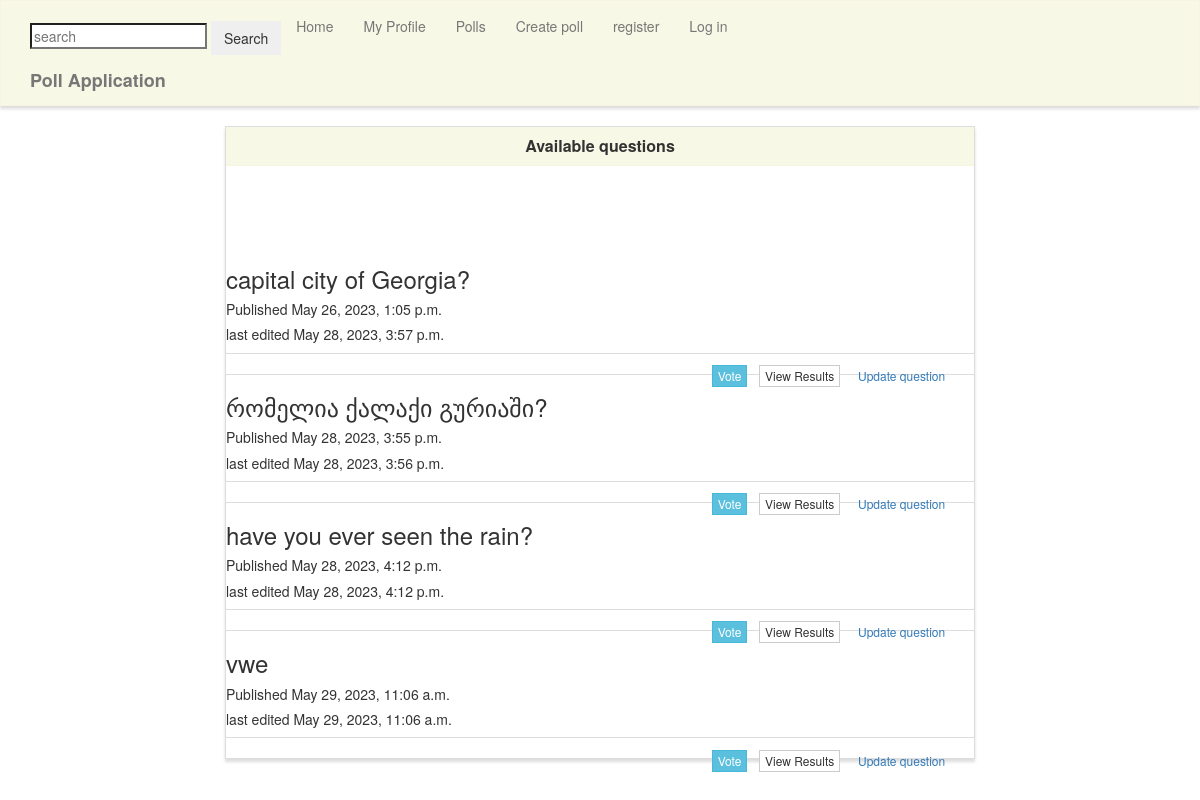
Screenshot of /questions/ with the database file from the repository.
### poll/models.py (models this page shows, shortened)
class Poll(models.Model):
    question = models.TextField()
    option_one = models.CharField(max_length=50)
    option_two = models.CharField(max_length=50)
    option_three = models.CharField(max_length=50, blank=True)
    option_one_count = models.IntegerField(default=0)
    option_two_count = models.IntegerField(default=0)
    option_three_count = models.IntegerField(default=0)
    owner = models.IntegerField('Poll owner',blank=False, default=2)
    pub_date = models.DateTimeField(auto_now_add= True)
    last_edited= models.DateTimeField(auto_now= True)

### poll/views.py (the view)
# urls.py: path('questions/', poll_views.questions, name='questions'),
def questions(request):
    polls = Poll.objects.all()
    context = {
        'polls' : polls
    }
    return render(request, 'poll/questions.html', context)

### poll/templates/poll/questions.html (shortened to what this page needs)
{% extends "poll/base.html" %}
{% block main %}
<div class="row">
    <div class="col-lg-8 col-lg-offset-2">
        <div class="panel panel-default">
            <div class="panel-heading">
                <center><h3 class="panel-title">Available questions </h3></center>
            </div>
            <br>
            <br>
            <br>
            <br>
            <ul class="list-group">
                {% for poll in polls %}
                <h3>{{ poll.question }}</h3>
                <h5>Published {{ poll.pub_date }}</h5>
                <h5>last edited {{ poll.last_edited }}</h5>
                <li class="list-group-item">
                    <span class="pull-right">
                      <a href="{% url 'vote' poll.id %}" class="btn btn-info btn-xs">Vote</a> &nbsp;
                      <a href="{% url 'results' poll.id %}" class="btn btn-default btn-xs">View Results</a> &nbsp;
                      <a href="{% url 'update-question' poll.id %}" class="btn btn-outline-secondary btn-xs">Update question</a> &nbsp;
                    </span>
                </li>
                {% endfor %}
            </ul>
        </div>
    </div>
</div>
{% endblock %}

### poll/templates/poll/base.html (shortened to what this page needs)
{% load static %}
<!DOCTYPE html>
<html lang="en">
	<head>
		<link rel="stylesheet" href="https://maxcdn.bootstrapcdn.com/bootstrap/3.3.7/css/bootstrap.min.css">
		<link rel="stylesheet" type="text/css" href="{% static 'style.css' %}" />
	</head>
	<body>
		<nav class="navbar navbar-default" role="navigation">
			<div class="container">
				<div class="navbar-header">
					<br>
						<form class="d-flex"method=POST action="{% url 'search' %}">
		<input type="search" placeholder="search" name="searched">
		<button class="btn btn-outline-secondary"type="submit">Search</button>
	</form>
					<a class="navbar-brand" href="{% url 'home' %}">Poll Application</a>
				</div>
				<div class="collapse navbar-collapse navbar-ex1-collapse">
					<ul class="nav navbar-nav">
						<li><a href="{% url 'home' %}">Home</a></li>
								<li><a href="{% url 'profile' %}">My Profile</a></li>
						<li><a href="{% url 'questions' %}">Polls</a></li>
						<li><a href="{% url 'create' %}">Create poll</a></li>
						{% if user.is_authenticated %}
						<li><a href="{% url 'logout' %}">Log out</a></li>
						{% else %}
							<li><a href="{% url 'register_user' %}">register</a></li>
							<li><a href="{% url 'login' %}">Log in</a></li>
						{% endif %}
					</ul>
				</div>
			</div>
		</nav>
		<div class="container">
			{% block main %}{% endblock %}
		</div>
	</body>
</html>

### poll/static/style.css (style rules this page uses)
.navbar-default, .btn, .form-control, .panel { border-radius: 0; }
.navbar-default { background-color: rgba(245, 245, 220, .7); border-color: rgba(245, 245, 220, .6); box-shadow: 0px 3px 3px 0px #ddd; }
.panel-default > .panel-heading { color: #333; background-color: rgba(245, 245, 220, .7); border-color: rgba(245, 245, 220, .6); border-top-left-radius: 0; border-top-right-radius: 0; }
.panel { box-shadow: 0px 3px 3px 0px #ddd; }
a.navbar-brand, .panel-title { font-weight: bolder; }

### rows the page displays
Poll: question "capital city of Georgia?", pub_date "May 26, 2023, 1:05 p.m.", last_edited "May 28, 2023, 3:57 p.m."
Poll: question "რომელია ქალაქი გურიაში?", pub_date "May 28, 2023, 3:55 p.m.", last_edited "May 28, 2023, 3:56 p.m."
Poll: question "have you ever seen the rain?", pub_date "May 28, 2023, 4:12 p.m.", last_edited "May 28, 2023, 4:12 p.m."
Poll: question "vwe", pub_date "May 29, 2023, 11:06 a.m.", last_edited "May 29, 2023, 11:06 a.m."
